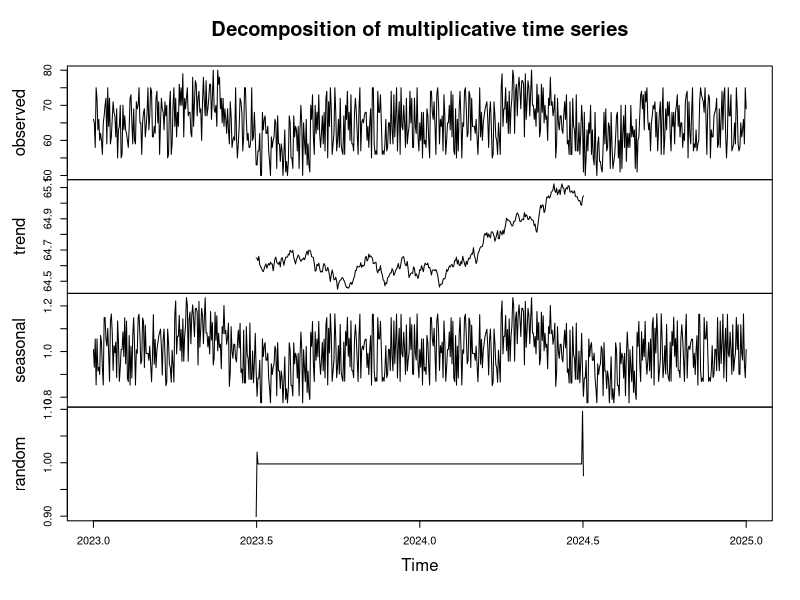
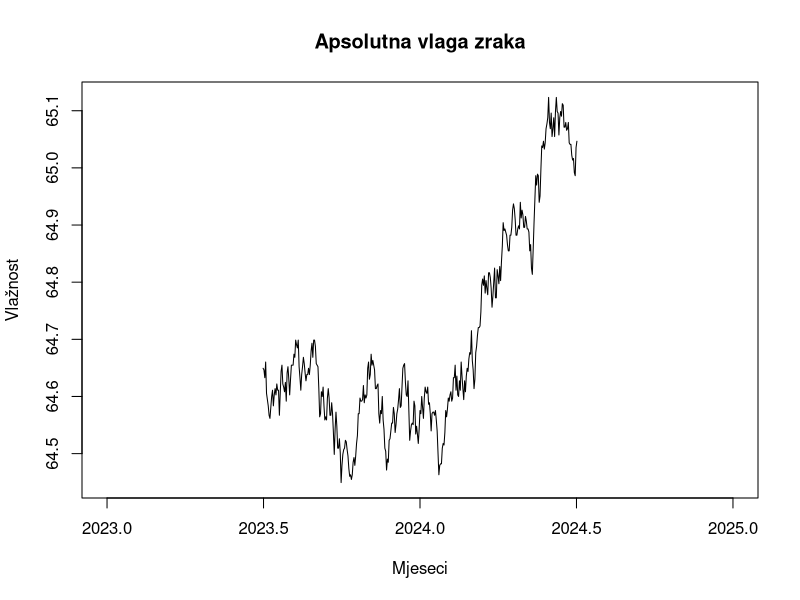
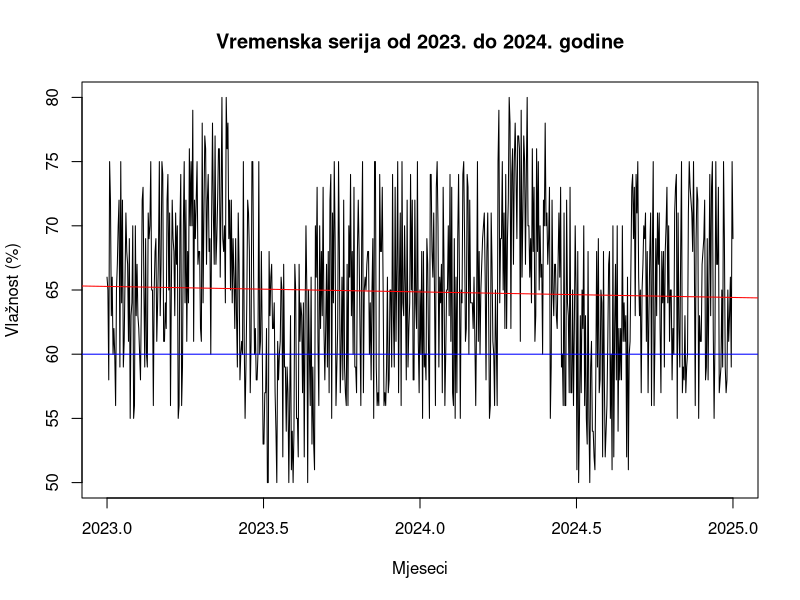
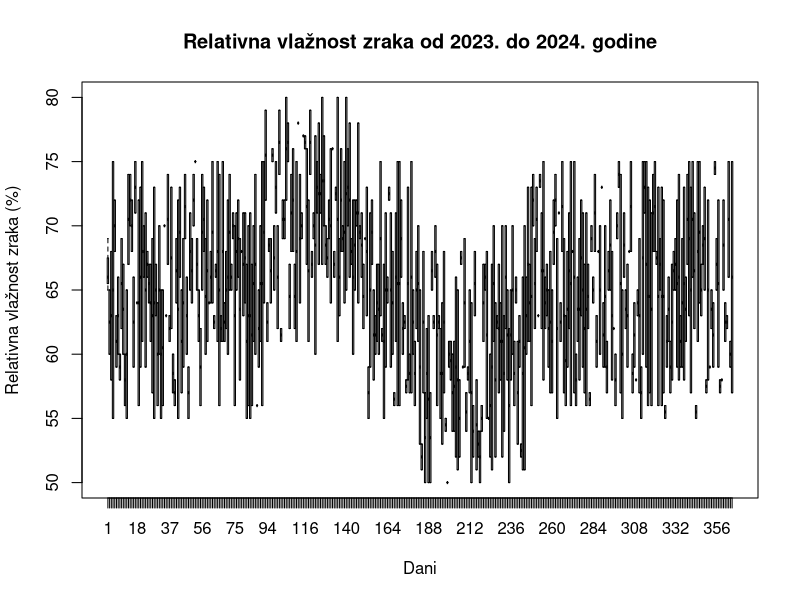
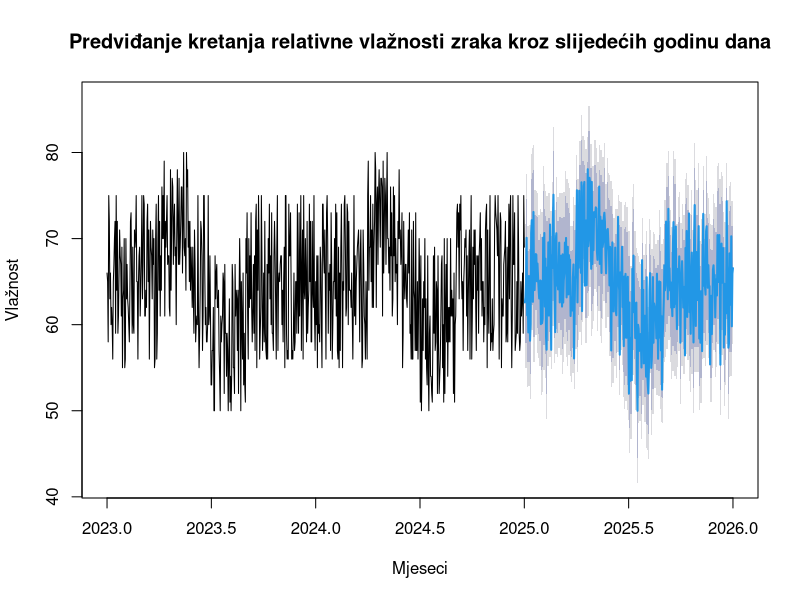

Here is the R script that generated these plots, in order: (Note: this script raises an error after producing the figures.)
library(forecast)

# Učitavanje podataka iz datoteke:
podaci <- read.csv("merged_data_rl.csv")
podaci

# Dijeljenje podataka na 4 komponente i implementacija vremenske serije:
tsdata <- ts(podaci$Humidity, start = c(2023, 1, 1), frequency = 365)
ddata <- decompose(tsdata, "multiplicative")
plot(ddata)

# Pregled vremenske serije:
class(tsdata)
tsdata
frequency(tsdata)
start(tsdata)
end(tsdata)

# Prikaz svake komponente posebno:
plot(ddata$trend,
     main = "Apsolutna vlaga zraka",
     ylab = "Vlažnost",
     xlab = "Mjeseci")

plot(tsdata,
     main="Vremenska serija od 2023. do 2024. godine",
     ylab = "Vlažnost (%)",
     xlab = "Mjeseci")
abline(reg=lm(tsdata~time(tsdata)), col='red')
abline(h=60, col="blue")

# Prikaz boxplot dijagrama:
boxplot(tsdata~cycle(tsdata),
        xlab="Dani", 
        ylab="Relativna vlažnost zraka (%)", 
        main = "Relativna vlažnost zraka od 2023. do 2024. godine")

# Predviđanje kretanja relativne vlažnosti zraka slijedećih godinu dana:
predikcija <- forecast(tsdata, h=365)
plot(predikcija,
     main = "Predviđanje kretanja relativne vlažnosti zraka kroz slijedećih godinu dana",
     ylab = "Vlažnost",
     xlab = "Mjeseci")

#Validacija modela odabirom vrijednosti kašnjenja:
Box.test(model$resid, lag=5, type="Ljung-Box")
Box.test(model$resid, lag=10, type="Ljung-Box")
Box.test(model$resid, lag=15, type="Ljung-Box")
